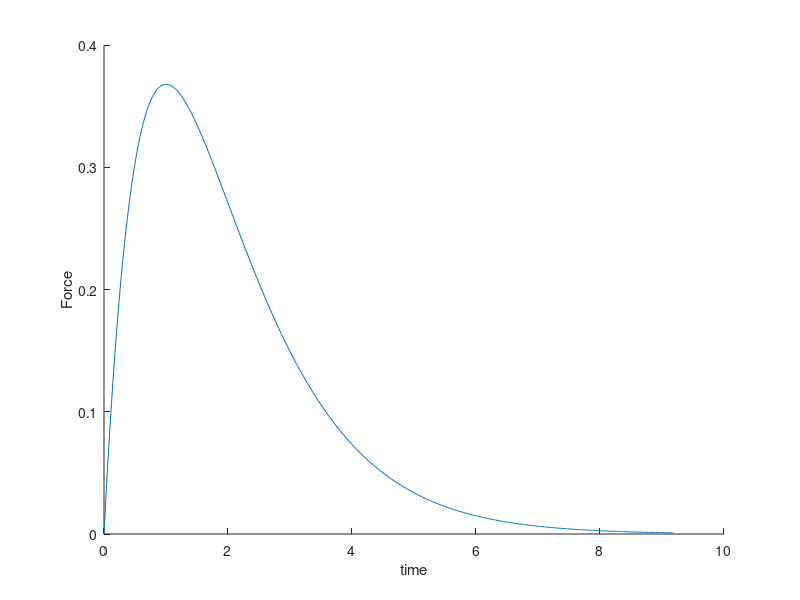

The MATLAB script that drew this image:
% function SRMForce
clf;
clear all;

dt = 0.02; % 20ms, Fmax = 0.3679, period = 9.18sec 460steps
% dt = 0.001; % 1ms, Fmax = 0.36788, period = 9.199sec, 9200steps
tau = 1; % 
% tau = 0.5; % [-3, 3]
% tau = 0.02; % [-0.018, 0.018], fmax = 1
% tau = 0.02; % [-0.05, 0.05], fmax = 3
% tau = 0.02; % [0.09, 0.09], fmax = 5
% tau = 0.02; % [-0.18, 0.18], fmax = 10
% tau = 0.02; % [-10, 10], fmax = 600

steps = []; F = []; push = [];

tic
% for step = 1:9200
for step = 1:460
    steps(step) = (step - 1)*dt;
    t = steps(step);
    F(step) = t*exp(-t/tau);
end

disp(['steps(end): ' num2str(steps(end)) ', F(end): ' num2str(F(end)) ', max(F): ' num2str(max(F))]);

hold on;
plot(steps,F);
ylabel('Force');
xlabel('time');
hold off;

toc